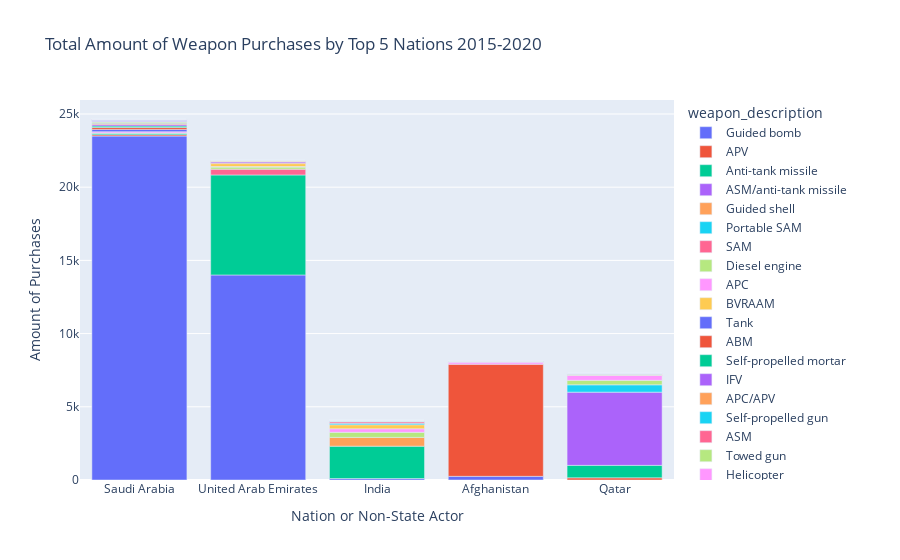

Notebook source saved alongside this figure:
### Code cell
sipri_most_purchases = px.bar(sipri_countries.query('buyer=="India"|buyer=="Saudi Arabia"|buyer=="United Arab Emirates"|buyer=="Afghanistan"|buyer=="Qatar"'),x='buyer',y='total', color='weapon_description',
title="Total Amount of Weapon Purchases by Top 5 Nations 2015-2020",
labels={'buyer':'Nation or Non-State Actor','total':'Amount of Purchases'},
category_orders={'buyer':['Saudi Arabia','United Arab Emirates','India','Afghanistan','Qatar']}
)
sipri_most_purchases.show()

### Figure 1 — Plotly figure (JSON) as saved in the notebook; plotly's stock layout.template omitted (floating-point values rounded to 4 significant figures)
{"data": [{"alignmentgroup": "True", "hovertemplate": "weapon_description=Guided bomb<br>Nation or Non-State Actor=%{x}<br>Amount of Purchases=%{y}<extra></extra>", "legendgroup": "Guided bomb", "marker": {"color": "#636efa"}, "name": "Guided bomb", "offsetgroup": "Guided bomb", "orientation": "v", "showlegend": true, "textposition": "auto", "type": "bar", "x": ["Saudi Arabia", "United Arab Emirates", "Afghanistan", "India"], "xaxis": "x", "y": [23495, 14004, 250, 100], "yaxis": "y"}, {"alignmentgroup": "True", "hovertemplate": "weapon_description=APV<br>Nation or Non-State Actor=%{x}<br>Amount of Purchases=%{y}<extra></extra>", "legendgroup": "APV", "marker": {"color": "#EF553B"}, "name": "APV", "offsetgroup": "APV", "orientation": "v", "showlegend": true, "textposition": "auto", "type": "bar", "x": ["Afghanistan", "Qatar", "Saudi Arabia"], "xaxis": "x", "y": [7652, 150, 89], "yaxis": "y"}, {"alignmentgroup": "True", "hovertemplate": "weapon_description=Anti-tank missile<br>Nation or Non-State Actor=%{x}<br>Amount of Purchases=%{y}<extra></extra>", "legendgroup": "Anti-tank missile", "marker": {"color": "#00cc96"}, "name": "Anti-tank missile", "offsetgroup": "Anti-tank missile", "orientation": "v", "showlegend": true, "textposition": "auto", "type": "bar", "x": ["United Arab Emirates", "India", "Qatar", "Saudi Arabia"], "xaxis": "x", "y": [6831, 2210, 850, 100], "yaxis": "y"}, {"alignmentgroup": "True", "hovertemplate": "weapon_description=ASM/anti-tank missile<br>Nation or Non-State Actor=%{x}<br>Amount of Purchases=%{y}<extra></extra>", "legendgroup": "ASM/anti-tank missile", "marker": {"color": "#ab63fa"}, "name": "ASM/anti-tank missile", "offsetgroup": "ASM/anti-tank missile", "orientation": "v", "showlegend": true, "textposition": "auto", "type": "bar", "x": ["Qatar"], "xaxis": "x", "y": [5000], "yaxis": "y"}, {"alignmentgroup": "True", "hovertemplate": "weapon_description=Guided shell<br>Nation or Non-State Actor=%{x}<br>Amount of Purchases=%{y}<extra></extra>", "legendgroup": "Guided shell", "marker": {"color": "#FFA15A"}, "name": "Guided shell", "offsetgroup": "Guided shell", "orientation": "v", "showlegend": true, "textposition": "auto", "type": "bar", "x": ["India"], "xaxis": "x", "y": [600], "yaxis": "y"}, {"alignmentgroup": "True", "hovertemplate": "weapon_description=Portable SAM<br>Nation or Non-State Actor=%{x}<br>Amount of Purchases=%{y}<extra></extra>", "legendgroup": "Portable SAM", "marker": {"color": "#19d3f3"}, "name": "Portable SAM", "offsetgroup": "Portable SAM", "orientation": "v", "showlegend": true, "textposition": "auto", "type": "bar", "x": ["Qatar"], "xaxis": "x", "y": [500], "yaxis": "y"}, {"alignmentgroup": "True", "hovertemplate": "weapon_description=SAM<br>Nation or Non-State Actor=%{x}<br>Amount of Purchases=%{y}<extra></extra>", "legendgroup": "SAM", "marker": {"color": "#FF6692"}, "name": "SAM", "offsetgroup": "SAM", "orientation": "v", "showlegend": true, "textposition": "auto", "type": "bar", "x": ["United Arab Emirates"], "xaxis": "x", "y": [396], "yaxis": "y"}, {"alignmentgroup": "True", "hovertemplate": "weapon_description=Diesel engine<br>Nation or Non-State Actor=%{x}<br>Amount of Purchases=%{y}<extra></extra>", "legendgroup": "Diesel engine", "marker": {"color": "#B6E880"}, "name": "Diesel engine", "offsetgroup": "Diesel engine", "orientation": "v", "showlegend": true, "textposition": "auto", "type": "bar", "x": ["India", "Qatar", "United Arab Emirates", "Saudi Arabia"], "xaxis": "x", "y": [346, 307, 140, 24], "yaxis": "y"}, {"alignmentgroup": "True", "hovertemplate": "weapon_description=APC<br>Nation or Non-State Actor=%{x}<br>Amount of Purchases=%{y}<extra></extra>", "legendgroup": "APC", "marker": {"color": "#FF97FF"}, "name": "APC", "offsetgroup": "APC", "orientation": "v", "showlegend": true, "textposition": "auto", "type": "bar", "x": ["Qatar", "India", "Afghanistan", "Saudi Arabia", "United Arab Emirates"], "xaxis": "x", "y": [337, 242, 110, 84, 40], "yaxis": "y"}, {"alignmentgroup": "True", "hovertemplate": "weapon_description=BVRAAM<br>Nation or Non-State Actor=%{x}<br>Amount of Purchases=%{y}<extra></extra>", "legendgroup": "BVRAAM", "marker": {"color": "#FECB52"}, "name": "BVRAAM", "offsetgroup": "BVRAAM", "orientation": "v", "showlegend": true, "textposition": "auto", "type": "bar", "x": ["India", "United Arab Emirates"], "xaxis": "x", "y": [275, 200], "yaxis": "y"}, {"alignmentgroup": "True", "hovertemplate": "weapon_description=Tank<br>Nation or Non-State Actor=%{x}<br>Amount of Purchases=%{y}<extra></extra>", "legendgroup": "Tank", "marker": {"color": "#636efa"}, "name": "Tank", "offsetgroup": "Tank", "orientation": "v", "showlegend": true, "textposition": "auto", "type": "bar", "x": ["Saudi Arabia"], "xaxis": "x", "y": [153], "yaxis": "y"}, {"alignmentgroup": "True", "hovertemplate": "weapon_description=ABM<br>Nation or Non-State Actor=%{x}<br>Amount of Purchases=%{y}<extra></extra>", "legendgroup": "ABM", "marker": {"color": "#EF553B"}, "name": "ABM", "offsetgroup": "ABM", "orientation": "v", "showlegend": true, "textposition": "auto", "type": "bar", "x": ["Saudi Arabia", "United Arab Emirates", "Qatar"], "xaxis": "x", "y": [130, 50, 24], "yaxis": "y"}, {"alignmentgroup": "True", "hovertemplate": "weapon_description=Self-propelled mortar<br>Nation or Non-State Actor=%{x}<br>Amount of Purchases=%{y}<extra></extra>", "legendgroup": "Self-propelled mortar", "marker": {"color": "#00cc96"}, "name": "Self-propelled mortar", "offsetgroup": "Self-propelled mortar", "orientation": "v", "showlegend": true, "textposition": "auto", "type": "bar", "x": ["Saudi Arabia"], "xaxis": "x", "y": [100], "yaxis": "y"}, {"alignmentgroup": "True", "hovertemplate": "weapon_description=IFV<br>Nation or Non-State Actor=%{x}<br>Amount of Purchases=%{y}<extra></extra>", "legendgroup": "IFV", "marker": {"color": "#ab63fa"}, "name": "IFV", "offsetgroup": "IFV", "orientation": "v", "showlegend": true, "textposition": "auto", "type": "bar", "x": ["United Arab Emirates", "Saudi Arabia"], "xaxis": "x", "y": [100, 100], "yaxis": "y"}, {"alignmentgroup": "True", "hovertemplate": "weapon_description=APC/APV<br>Nation or Non-State Actor=%{x}<br>Amount of Purchases=%{y}<extra></extra>", "legendgroup": "APC/APV", "marker": {"color": "#FFA15A"}, "name": "APC/APV", "offsetgroup": "APC/APV", "orientation": "v", "showlegend": true, "textposition": "auto", "type": "bar", "x": ["Saudi Arabia"], "xaxis": "x", "y": [100], "yaxis": "y"}, {"alignmentgroup": "True", "hovertemplate": "weapon_description=Self-propelled gun<br>Nation or Non-State Actor=%{x}<br>Amount of Purchases=%{y}<extra></extra>", "legendgroup": "Self-propelled gun", "marker": {"color": "#19d3f3"}, "name": "Self-propelled gun", "offsetgroup": "Self-propelled gun", "orientation": "v", "showlegend": true, "textposition": "auto", "type": "bar", "x": ["India", "Saudi Arabia"], "xaxis": "x", "y": [100, 24], "yaxis": "y"}, {"alignmentgroup": "True", "hovertemplate": "weapon_description=ASM<br>Nation or Non-State Actor=%{x}<br>Amount of Purchases=%{y}<extra></extra>", "legendgroup": "ASM", "marker": {"color": "#FF6692"}, "name": "ASM", "offsetgroup": "ASM", "orientation": "v", "showlegend": true, "textposition": "auto", "type": "bar", "x": ["India"], "xaxis": "x", "y": [100], "yaxis": "y"}, {"alignmentgroup": "True", "hovertemplate": "weapon_description=Towed gun<br>Nation or Non-State Actor=%{x}<br>Amount of Purchases=%{y}<extra></extra>", "legendgroup": "Towed gun", "marker": {"color": "#B6E880"}, "name": "Towed gun", "offsetgroup": "Towed gun", "orientation": "v", "showlegend": true, "textposition": "auto", "type": "bar", "x": ["Saudi Arabia", "India", "United Arab Emirates"], "xaxis": "x", "y": [62, 29, 6], "yaxis": "y"}, {"alignmentgroup": "True", "hovertemplate": "weapon_description=Helicopter<br>Nation or Non-State Actor=%{x}<br>Amount of Purchases=%{y}<extra></extra>", "legendgroup": "Helicopter", "marker": {"color": "#FF97FF"}, "name": "Helicopter", "offsetgroup": "Helicopter", "orientation": "v", "showlegend": true, "textposition": "auto", "type": "bar", "x": ["Afghanistan", "Saudi Arabia", "Qatar"], "xaxis": "x", "y": [53, 39, 4], "yaxis": "y"}, {"alignmentgroup": "True", "hovertemplate": "weapon_description=Anti-ship missile<br>Nation or Non-State Actor=%{x}<br>Amount of Purchases=%{y}<extra></extra>", "legendgroup": "Anti-ship missile", "marker": {"color": "#FECB52"}, "name": "Anti-ship missile", "offsetgroup": "Anti-ship missile", "orientation": "v", "showlegend": true, "textposition": "auto", "type": "bar", "x": ["United Arab Emirates"], "xaxis": "x", "y": [50], "yaxis": "y"}, {"alignmentgroup": "True", "hovertemplate": "weapon_description=Anti-ship missile/SSM<br>Nation or Non-State Actor=%{x}<br>Amount of Purchases=%{y}<extra></extra>", "legendgroup": "Anti-ship missile/SSM", "marker": {"color": "#636efa"}, "name": "Anti-ship missile/SSM", "offsetgroup": "Anti-ship missile/SSM", "orientation": "v", "showlegend": true, "textposition": "auto", "type": "bar", "x": ["Saudi Arabia", "India"], "xaxis": "x", "y": [50, 12], "yaxis": "y"}, {"alignmentgroup": "True", "hovertemplate": "weapon_description=SSM<br>Nation or Non-State Actor=%{x}<br>Amount of Purchases=%{y}<extra></extra>", "legendgroup": "SSM", "marker": {"color": "#EF553B"}, "name": "SSM", "offsetgroup": "SSM", "orientation": "v", "showlegend": true, "textposition": "auto", "type": "bar", "x": ["Qatar"], "xaxis": "x", "y": [48], "yaxis": "y"}, {"alignmentgroup": "True", "hovertemplate": "weapon_description=Light helicopter<br>Nation or Non-State Actor=%{x}<br>Amount of Purchases=%{y}<extra></extra>", "legendgroup": "Light helicopter", "marker": {"color": "#00cc96"}, "name": "Light helicopter", "offsetgroup": "Light helicopter", "orientation": "v", "showlegend": true, "textposition": "auto", "type": "bar", "x": ["Afghanistan", "Saudi Arabia", "Qatar", "India"], "xaxis": "x", "y": [36, 23, 16, 8], "yaxis": "y"}, {"alignmentgroup": "True", "hovertemplate": "weapon_description=Armed UAV<br>Nation or Non-State Actor=%{x}<br>Amount of Purchases=%{y}<extra></extra>", "legendgroup": "Armed UAV", "marker": {"color": "#ab63fa"}, "name": "Armed UAV", "offsetgroup": "Armed UAV", "orientation": "v", "showlegend": true, "textposition": "auto", "type": "bar", "x": ["Saudi Arabia", "United Arab Emirates", "Qatar"], "xaxis": "x", "y": [35, 15, 6], "yaxis": "y"}, {"alignmentgroup": "True", "hovertemplate": "weapon_description=Aircraft EO system<br>Nation or Non-State Actor=%{x}<br>Amount of Purchases=%{y}<extra></extra>", "legendgroup": "Aircraft EO system", "marker": {"color": "#FFA15A"}, "name": "Aircraft EO system", "offsetgroup": "Aircraft EO system", "orientation": "v", "showlegend": true, "textposition": "auto", "type": "bar", "x": ["Qatar"], "xaxis": "x", "y": [24], "yaxis": "y"}, {"alignmentgroup": "True", "hovertemplate": "weapon_description=ARV<br>Nation or Non-State Actor=%{x}<br>Amount of Purchases=%{y}<extra></extra>", "legendgroup": "ARV", "marker": {"color": "#19d3f3"}, "name": "ARV", "offsetgroup": "ARV", "orientation": "v", "showlegend": true, "textposition": "auto", "type": "bar", "x": ["Saudi Arabia"], "xaxis": "x", "y": [20], "yaxis": "y"}, {"alignmentgroup": "True", "hovertemplate": "weapon_description=Turboprop<br>Nation or Non-State Actor=%{x}<br>Amount of Purchases=%{y}<extra></extra>", "legendgroup": "Turboprop", "marker": {"color": "#FF6692"}, "name": "Turboprop", "offsetgroup": "Turboprop", "orientation": "v", "showlegend": true, "textposition": "auto", "type": "bar", "x": ["India"], "xaxis": "x", "y": [16], "yaxis": "y"}, {"alignmentgroup": "True", "hovertemplate": "weapon_description=FGA aircraft<br>Nation or Non-State Actor=%{x}<br>Amount of Purchases=%{y}<extra></extra>", "legendgroup": "FGA aircraft", "marker": {"color": "#B6E880"}, "name": "FGA aircraft", "offsetgroup": "FGA aircraft", "orientation": "v", "showlegend": true, "textposition": "auto", "type": "bar", "x": ["India"], "xaxis": "x", "y": [13], "yaxis": "y"}, {"alignmentgroup": "True", "hovertemplate": "weapon_description=Combat heli radar<br>Nation or Non-State Actor=%{x}<br>Amount of Purchases=%{y}<extra></extra>", "legendgroup": "Combat heli radar", "marker": {"color": "#FF97FF"}, "name": "Combat heli radar", "offsetgroup": "Combat heli radar", "orientation": "v", "showlegend": true, "textposition": "auto", "type": "bar", "x": ["India"], "xaxis": "x", "y": [12], "yaxis": "y"}, {"alignmentgroup": "True", "hovertemplate": "weapon_description=AGS radar<br>Nation or Non-State Actor=%{x}<br>Amount of Purchases=%{y}<extra></extra>", "legendgroup": "AGS radar", "marker": {"color": "#FECB52"}, "name": "AGS radar", "offsetgroup": "AGS radar", "orientation": "v", "showlegend": true, "textposition": "auto", "type": "bar", "x": ["India"], "xaxis": "x", "y": [10], "yaxis": "y"}, {"alignmentgroup": "True", "hovertemplate": "weapon_description=Turboprop/turboshaft<br>Nation or Non-State Actor=%{x}<br>Amount of Purchases=%{y}<extra></extra>", "legendgroup": "Turboprop/turboshaft", "marker": {"color": "#636efa"}, "name": "Turboprop/turboshaft", "offsetgroup": "Turboprop/turboshaft", "orientation": "v", "showlegend": true, "textposition": "auto", "type": "bar", "x": ["United Arab Emirates", "Afghanistan"], "xaxis": "x", "y": [10, 6], "yaxis": "y"}, {"alignmentgroup": "True", "hovertemplate": "weapon_description=Self-propelled MRL<br>Nation or Non-State Actor=%{x}<br>Amount of Purchases=%{y}<extra></extra>", "legendgroup": "Self-propelled MRL", "marker": {"color": "#EF553B"}, "name": "Self-propelled MRL", "offsetgroup": "Self-propelled MRL", "orientation": "v", "showlegend": true, "textposition": "auto", "type": "bar", "x": ["Saudi Arabia", "United Arab Emirates"], "xaxis": "x", "y": [10, 5], "yaxis": "y"}, {"alignmentgroup": "True", "hovertemplate": "weapon_description=Patrol craft<br>Nation or Non-State Actor=%{x}<br>Amount of Purchases=%{y}<extra></extra>", "legendgroup": "Patrol craft", "marker": {"color": "#00cc96"}, "name": "Patrol craft", "offsetgroup": "Patrol craft", "orientation": "v", "showlegend": true, "textposition": "auto", "type": "bar", "x": ["Saudi Arabia"], "xaxis": "x", "y": [9], "yaxis": "y"}, {"alignmentgroup": "True", "hovertemplate": "weapon_description=MP aircraft<br>Nation or Non-State Actor=%{x}<br>Amount of Purchases=%{y}<extra></extra>", "legendgroup": "MP aircraft", "marker": {"color": "#ab63fa"}, "name": "MP aircraft", "offsetgroup": "MP aircraft", "orientation": "v", "showlegend": true, "textposition": "auto", "type": "bar", "x": ["India"], "xaxis": "x", "y": [8], "yaxis": "y"}, {"alignmentgroup": "True", "hovertemplate": "weapon_description=Trainer aircraft<br>Nation or Non-State Actor=%{x}<br>Amount of Purchases=%{y}<extra></extra>", "legendgroup": "Trainer aircraft", "marker": {"color": "#FFA15A"}, "name": "Trainer aircraft", "offsetgroup": "Trainer aircraft", "orientation": "v", "showlegend": true, "textposition": "auto", "type": "bar", "x": ["Qatar"], "xaxis": "x", "y": [8], "yaxis": "y"}, {"alignmentgroup": "True", "hovertemplate": "weapon_description=Self-propelled MRL/SSM TEL<br>Nation or Non-State Actor=%{x}<br>Amount of Purchases=%{y}<extra></extra>", "legendgroup": "Self-propelled MRL/SSM TEL", "marker": {"color": "#19d3f3"}, "name": "Self-propelled MRL/SSM TEL", "offsetgroup": "Self-propelled MRL/SSM TEL", "orientation": "v", "showlegend": true, "textposition": "auto", "type": "bar", "x": ["Qatar"], "xaxis": "x", "y": [8], "yaxis": "y"}, {"alignmentgroup": "True", "hovertemplate": "weapon_description=Light transport ac<br>Nation or Non-State Actor=%{x}<br>Amount of Purchases=%{y}<extra></extra>", "legendgroup": "Light transport ac", "marker": {"color": "#FF6692"}, "name": "Light transport ac", "offsetgroup": "Light transport ac", "orientation": "v", "showlegend": true, "textposition": "auto", "type": "bar", "x": ["Afghanistan"], "xaxis": "x", "y": [8], "yaxis": "y"}, {"alignmentgroup": "True", "hovertemplate": "weapon_description=Trainer/combat ac<br>Nation or Non-State Actor=%{x}<br>Amount of Purchases=%{y}<extra></extra>", "legendgroup": "Trainer/combat ac", "marker": {"color": "#B6E880"}, "name": "Trainer/combat ac", "offsetgroup": "Trainer/combat ac", "orientation": "v", "showlegend": true, "textposition": "auto", "type": "bar", "x": ["Afghanistan"], "xaxis": "x", "y": [6], "yaxis": "y"}, {"alignmentgroup": "True", "hovertemplate": "weapon_description=Air search radar<br>Nation or Non-State Actor=%{x}<br>Amount of Purchases=%{y}<extra></extra>", "legendgroup": "Air search radar", "marker": {"color": "#FF97FF"}, "name": "Air search radar", "offsetgroup": "Air search radar", "orientation": "v", "showlegend": true, "textposition": "auto", "type": "bar", "x": ["Saudi Arabia", "India"], "xaxis": "x", "y": [6, 1], "yaxis": "y"}, {"alignmentgroup": "True", "hovertemplate": "weapon_description=UAV<br>Nation or Non-State Actor=%{x}<br>Amount of Purchases=%{y}<extra></extra>", "legendgroup": "UAV", "marker": {"color": "#FECB52"}, "name": "UAV", "offsetgroup": "UAV", "orientation": "v", "showlegend": true, "textposition": "auto", "type": "bar", "x": ["United Arab Emirates", "India"], "xaxis": "x", "y": [5, 2], "yaxis": "y"}, {"alignmentgroup": "True", "hovertemplate": "weapon_description=Transport aircraft<br>Nation or Non-State Actor=%{x}<br>Amount of Purchases=%{y}<extra></extra>", "legendgroup": "Transport aircraft", "marker": {"color": "#636efa"}, "name": "Transport aircraft", "offsetgroup": "Transport aircraft", "orientation": "v", "showlegend": true, "textposition": "auto", "type": "bar", "x": ["United Arab Emirates", "Qatar", "India"], "xaxis": "x", "y": [5, 2, 1], "yaxis": "y"}, {"alignmentgroup": "True", "hovertemplate": "weapon_description=Combat helicopter<br>Nation or Non-State Actor=%{x}<br>Amount of Purchases=%{y}<extra></extra>", "legendgroup": "Combat helicopter", "marker": {"color": "#EF553B"}, "name": "Combat helicopter", "offsetgroup": "Combat helicopter", "orientation": "v", "showlegend": true, "textposition": "auto", "type": "bar", "x": ["Afghanistan"], "xaxis": "x", "y": [4], "yaxis": "y"}, {"alignmentgroup": "True", "hovertemplate": "weapon_description=Arty locating radar<br>Nation or Non-State Actor=%{x}<br>Amount of Purchases=%{y}<extra></extra>", "legendgroup": "Arty locating radar", "marker": {"color": "#00cc96"}, "name": "Arty locating radar", "offsetgroup": "Arty locating radar", "orientation": "v", "showlegend": true, "textposition": "auto", "type": "bar", "x": ["United Arab Emirates", "Qatar"], "xaxis": "x", "y": [3, 2], "yaxis": "y"}, {"alignmentgroup": "True", "hovertemplate": "weapon_description=AGS aircraft<br>Nation or Non-State Actor=%{x}<br>Amount of Purchases=%{y}<extra></extra>", "legendgroup": "AGS aircraft", "marker": {"color": "#ab63fa"}, "name": "AGS aircraft", "offsetgroup": "AGS aircraft", "orientation": "v", "showlegend": true, "textposition": "auto", "type": "bar", "x": ["Saudi Arabia"], "xaxis": "x", "y": [2], "yaxis": "y"}, {"alignmentgroup": "True", "hovertemplate": "weapon_description=Fire control radar<br>Nation or Non-State Actor=%{x}<br>Amount of Purchases=%{y}<extra></extra>", "legendgroup": "Fire control radar", "marker": {"color": "#FFA15A"}, "name": "Fire control radar", "offsetgroup": "Fire control radar", "orientation": "v", "showlegend": true, "textposition": "auto", "type": "bar", "x": ["Saudi Arabia"], "xaxis": "x", "y": [2], "yaxis": "y"}, {"alignmentgroup": "True", "hovertemplate": "weapon_description=Aircraft recce system<br>Nation or Non-State Actor=%{x}<br>Amount of Purchases=%{y}<extra></extra>", "legendgroup": "Aircraft recce system", "marker": {"color": "#19d3f3"}, "name": "Aircraft recce system", "offsetgroup": "Aircraft recce system", "orientation": "v", "showlegend": true, "textposition": "auto", "type": "bar", "x": ["United Arab Emirates"], "xaxis": "x", "y": [2], "yaxis": "y"}, {"alignmentgroup": "True", "hovertemplate": "weapon_description=Heavy transport ac<br>Nation or Non-State Actor=%{x}<br>Amount of Purchases=%{y}<extra></extra>", "legendgroup": "Heavy transport ac", "marker": {"color": "#FF6692"}, "name": "Heavy transport ac", "offsetgroup": "Heavy transport ac", "orientation": "v", "showlegend": true, "textposition": "auto", "type": "bar", "x": ["India"], "xaxis": "x", "y": [1], "yaxis": "y"}, {"alignmentgroup": "True", "hovertemplate": "weapon_description=ASW aircraft<br>Nation or Non-State Actor=%{x}<br>Amount of Purchases=%{y}<extra></extra>", "legendgroup": "ASW aircraft", "marker": {"color": "#B6E880"}, "name": "ASW aircraft", "offsetgroup": "ASW aircraft", "orientation": "v", "showlegend": true, "textposition": "auto", "type": "bar", "x": ["India"], "xaxis": "x", "y": [1], "yaxis": "y"}], "layout": {"barmode": "relative", "legend": {"title": {"text": "weapon_description"}, "tracegroupgap": 0}, "title": {"text": "Total Amount of Weapon Purchases by Top 5 Nations 2015-2020"}, "xaxis": {"anchor": "y", "categoryarray": ["Saudi Arabia", "United Arab Emirates", "India", "Afghanistan", "Qatar"], "categoryorder": "array", "domain": [0, 1], "title": {"text": "Nation or Non-State Actor"}}, "yaxis": {"anchor": "x", "domain": [0, 1], "title": {"text": "Amount of Purchases"}}}}
